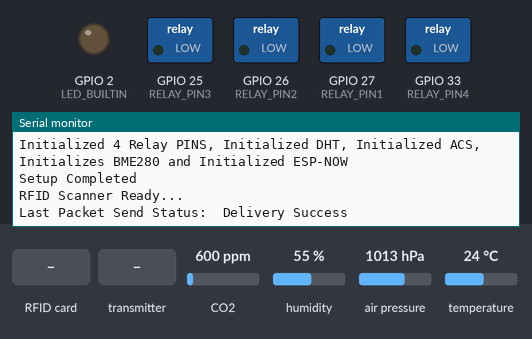
Bench run of a sketch on a simulated ESP32. Shown: switched loads named in the sketch (green lamp = pin HIGH), output pins drawn as LEDs (lit = HIGH), the last lines printed to the serial monitor. The inputs (shaded band) are chosen by the test bench; at power-on: CO2 600 ppm, humidity 55 %, air pressure 1013 hPa, temperature 24 °C. WiFi joins after 1.5 s; servers stay silent unless stated; random numbers use the default seed unless the sketch sets one.

Above: at 1.2 s.
1.3 s: RFID card 5E 7A 19 C4 held to the reader
At 10.6 s:
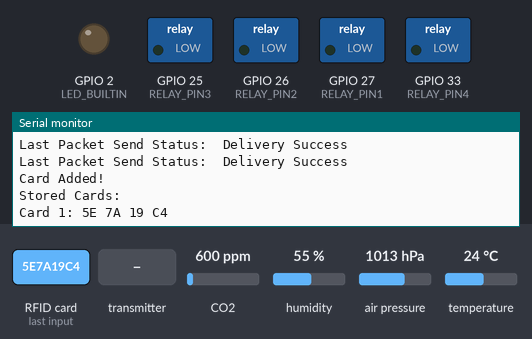
11.5 s: the transmitter starts sending msgType = 0
At 11.81 s:
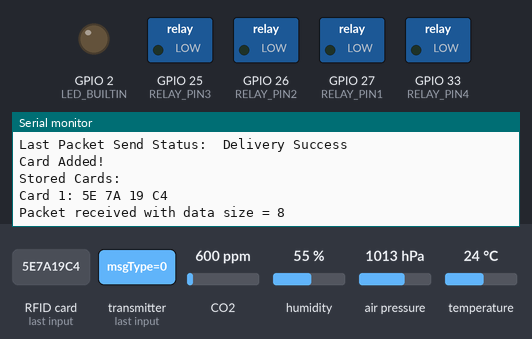

Measured:
- after the input at 1.3 s, the serial monitor: prints a new line after 8.7 s (image 1)
- after the input at 11.5 s, the serial monitor: prints a new line at once (image 2)

The sketch:

sender.ino
```cpp
#include <WiFi.h>
#include <EEPROM.h>
#include <Arduino.h>
#include <esp_now.h>
#include <esp_wifi.h>

// Library for the MQ135 sensor : Air/Gas Quality
#include <MQ135.h>

// Library For Converting the data and senting it in the form of JSON
#include <ArduinoJson.h>

// Library for the DHT22 sensor : Temperature and Humidity
#include <DHT.h>
#include <Adafruit_Sensor.h>

// Library for the BME280 sensor : Temperature and Pressure
#include <Adafruit_BME280.h>

// Library for the RFID-RC522 : Attendance
#include <MFRC522v2.h>
#include <MFRC522DriverSPI.h>
#include <MFRC522DriverPinSimple.h>
#include <SPI.h>

// Set your Board and Server ID
#define BOARD_ID 201

// Define: DHT11/22 Sensor Pins
#define DHTPIN 5
#define DHTTYPE DHT22

// Define: BME280 Sensor Pins
#define SEALEVELPRESSURE_HPA (1013.25)

// Define: MQ135 Sensor Pins
#define MQ135PIN 35

// Define: ACS712 Sensor Pins
#define ACS712PIN 32

// Define: RFID-RC522
#define SS_PIN 17   // SS (SDA)
#define RST_PIN 16  // RST
#define MAXCards 5
MFRC522DriverPinSimple ss_pin(SS_PIN);
MFRC522DriverSPI driver(ss_pin);

// Control 4 Relay
#define RELAY_PIN1 27
#define RELAY_PIN2 26
#define RELAY_PIN3 25
#define RELAY_PIN4 33

DHT dht(DHTPIN, DHTTYPE);  // Define the DHT sensor type and pin
Adafruit_BME280 bme;       // Define the BME280 sensor
MQ135 mq135(MQ135PIN);     // Define the MQ135 sensor
MFRC522 rfid(driver);

struct Card {
  byte uid[10];  // UID can be up to 10 bytes
  byte size;     // Store UID size
};

Card storedCards[MAXCards];
int cardCount = 0;

// Function to compare two UIDs
bool compareUID(byte *uid1, byte *uid2, byte size) {
  for (byte i = 0; i < size; i++) {
    if (uid1[i] != uid2[i]) return false;
  }
  return true;
}

// Function to remove a card
void removeCard(int index) {
  for (int i = index; i < cardCount - 1; i++) {
    storedCards[i] = storedCards[i + 1];
  }
  cardCount--;
}

// Function to print stored cards
void printStoredCards() {
  Serial.println("Stored Cards:");
  for (int i = 0; i < cardCount; i++) {
    Serial.print("Card ");
    Serial.print(i + 1);
    Serial.print(": ");
    for (byte j = 0; j < storedCards[i].size; j++) {
      Serial.print(storedCards[i].uid[j], HEX);
      Serial.print(" ");
    }
    Serial.println();
  }
}

// Function to handle card scanning
void handleCardScan() {
  if (!rfid.PICC_IsNewCardPresent() || !rfid.PICC_ReadCardSerial()) {
    return;
  }

  byte *newUID = rfid.uid.uidByte;
  byte newSize = rfid.uid.size;

  // Check if card is already stored
  for (int i = 0; i < cardCount; i++) {
    if (compareUID(storedCards[i].uid, newUID, newSize)) {
      Serial.println("Card Removed!");
      removeCard(i);
      printStoredCards();
      return;
    }
  }

  // If not found and space available, add new card
  if (cardCount < MAXCards) {
    memcpy(storedCards[cardCount].uid, newUID, newSize);
    storedCards[cardCount].size = newSize;
    cardCount++;
    Serial.println("Card Added!");
  } else {
    Serial.println("Card storage full!");
  }

  printStoredCards();
}


// MAC Address of the receiver
uint8_t serverAddress[] = { 0xfc, 0xe8, 0xc0, 0x7c, 0xaa, 0x90 };
uint8_t clientMacAddress[6];

// Structure to send data
typedef struct struct_message {
  uint8_t msgType;
  int boardID;
  float temperature;
  float humidity;
  float gas;
  float pressure;
  float current;
  float voltage;
  int users;
} struct_message;

// Structure to receive data
typedef struct struct_relay {
  uint8_t msgType;
  int boardID;
  int relay1;
  int relay2;
  int relay3;
  int relay4;
} struct_relay;

// Struct for pairing
typedef struct struct_pairing {
  uint8_t msgType;
  uint8_t id;
  int boardID;
  uint8_t macAddr[6];
} struct_pairing;

struct_pairing pairingData;
struct_relay incomingReadings;
struct_message outgoingSetpoints;

enum PairingStatus { NOT_PAIRED, PAIR_REQUEST, PAIR_REQUESTED, PAIR_PAIRED };
PairingStatus pairingStatus = NOT_PAIRED;

enum MessageType { PAIRING, DATA };
MessageType messageType;

int channel = 0;

unsigned long currentMillis = millis();
unsigned long previousMillis = 0;   // Stores last time temperature was published
const long interval = 10000;        // Interval at which to publish sensor readings
unsigned long start;                // used to measure Pairing time
unsigned int readingId = 0;

void readGetMacAddress(){
  uint8_t baseMac[6];
  esp_err_t ret = esp_wifi_get_mac(WIFI_IF_STA, baseMac);
  if (ret == ESP_OK) {
    Serial.printf("%02x:%02x:%02x:%02x:%02x:%02x\n", baseMac[0], baseMac[1], baseMac[2], baseMac[3], baseMac[4], baseMac[5]);
  } else {
    Serial.println("Failed to read MAC address");
  }
  memcpy(clientMacAddress, baseMac, sizeof(baseMac));
}

void printMAC(const uint8_t * mac_addr){
  char macStr[18];
  snprintf(macStr, sizeof(macStr), "%02x:%02x:%02x:%02x:%02x:%02x", mac_addr[0], mac_addr[1], mac_addr[2], mac_addr[3], mac_addr[4], mac_addr[5]);
  Serial.print(macStr);
}

void OnDataSent(const uint8_t *mac_addr, esp_now_send_status_t status) {
  Serial.print("\r\nLast Packet Send Status:\t");
  Serial.println(status == ESP_NOW_SEND_SUCCESS ? "Delivery Success" : "Delivery Fail");
}

// Helper function to set relay state
void SetRelayState(uint8_t relayPin, bool state) {
  digitalWrite(relayPin, state ? HIGH : LOW);
}

void OnDataRecv(const uint8_t * mac_addr, const uint8_t *incomingData, int len) {
  Serial.print("Packet received with ");
  Serial.print("data size = ");
  Serial.println(sizeof(incomingData));
  uint8_t type = incomingData[0];
  switch (type) {
    case DATA:
      memcpy(&incomingReadings, incomingData, sizeof(incomingReadings));
      if (incomingReadings.boardID == BOARD_ID && cardCount!=0) {
        Serial.print("ID  = ");
        Serial.println(incomingReadings.boardID);
        Serial.print("Relay 1 = ");Serial.println(incomingReadings.relay1);
        SetRelayState(RELAY_PIN1, incomingReadings.relay1 == 1);
        Serial.print("Relay 2 = ");Serial.println(incomingReadings.relay2);
        SetRelayState(RELAY_PIN2, incomingReadings.relay2 == 1);
        Serial.print("Relay 3 = ");Serial.println(incomingReadings.relay3);
        SetRelayState(RELAY_PIN3, incomingReadings.relay3 == 1);
        Serial.print("Relay 4 = ");Serial.println(incomingReadings.relay4);
        SetRelayState(RELAY_PIN4, incomingReadings.relay4 == 1);
      } else if (incomingReadings.boardID == BOARD_ID && cardCount==0) {
        Serial.print("ID  = ");
        Serial.println(incomingReadings.boardID);
        Serial.print("Relay 1 = ");Serial.println(incomingReadings.relay1);
        SetRelayState(RELAY_PIN1, false);
        Serial.print("Relay 2 = ");Serial.println(incomingReadings.relay2);
        SetRelayState(RELAY_PIN2, false);
        Serial.print("Relay 3 = ");Serial.println(incomingReadings.relay3);
        SetRelayState(RELAY_PIN3, false);
        Serial.print("Relay 4 = ");Serial.println(incomingReadings.relay4);
        SetRelayState(RELAY_PIN4, false);
      } else {
        Serial.printf("Data Of Wrong Board ID: %d",incomingReadings.boardID);
      }
      break;
  }
}

void setup() {
  Serial.begin(115200);
  Serial.println();
  pinMode(LED_BUILTIN, OUTPUT);

  WiFi.mode(WIFI_STA);
  WiFi.STA.begin();
  Serial.print("Client Board MAC Address:  ");
  readGetMacAddress();
  WiFi.disconnect();

  // Initialize relay control pins
  pinMode(RELAY_PIN1, OUTPUT);
  pinMode(RELAY_PIN2, OUTPUT);
  pinMode(RELAY_PIN3, OUTPUT);
  pinMode(RELAY_PIN4, OUTPUT);

  // Turn off all relays at startup
  digitalWrite(RELAY_PIN1, LOW);
  digitalWrite(RELAY_PIN2, LOW);
  digitalWrite(RELAY_PIN3, LOW);
  digitalWrite(RELAY_PIN4, LOW);
  Serial.printf("Initialized 4 Relay PINS, ");

  // Initialize the DHT sensor
  dht.begin();
  Serial.printf("Initialized DHT, ");
  Serial.printf("Initialized ACS, ");

  // Initialize the BME280 sensor
  if (!bme.begin(0x76)) {
    Serial.println("Could not find a valid BME280 sensor, check wiring!");
  }
  Serial.printf("Initializes BME280 and ");


  if (esp_now_init() != ESP_OK) {
    Serial.println("Error initializing ESP-NOW");
  }
  Serial.println("Initialized ESP-NOW");

  // Set Callback Routines
  esp_now_register_send_cb(OnDataSent);
  esp_now_register_recv_cb(esp_now_recv_cb_t(OnDataRecv));

  // Register peer
  esp_now_peer_info_t peer;
  memset(&peer, 0, sizeof(peer));
  memcpy(peer.peer_addr, serverAddress, 6);
  peer.channel = 0;
  peer.encrypt = false;

  // Add Peer
  if (esp_now_add_peer(&peer) != ESP_OK) {
    Serial.println("Failed to add peer");
    return;
  }

  Serial.println("Setup Completed");
  SPI.begin();       // Initialize SPI
  rfid.PCD_Init();   // Initialize RFID module
  Serial.println("RFID Scanner Ready...");

  // Sending Pairing Message
  pairingData.msgType = PAIRING;
  pairingData.boardID = BOARD_ID;
  pairingData.id = 0;
  memcpy(pairingData.macAddr, clientMacAddress, sizeof(clientMacAddress));

  esp_now_send(serverAddress, (uint8_t *) &pairingData, sizeof(pairingData));
}

void loop() {
  unsigned long currentMillis = millis();
  if (currentMillis - previousMillis >= interval) {
    previousMillis = currentMillis;

    // Set default values
    outgoingSetpoints.msgType = DATA;
    outgoingSetpoints.boardID = BOARD_ID;

    // Read Temperature and Humidity
    outgoingSetpoints.temperature = dht.readTemperature();
    outgoingSetpoints.humidity = dht.readHumidity();
    if (isnan(outgoingSetpoints.temperature) || isnan(outgoingSetpoints.humidity)) {
      outgoingSetpoints.temperature = random(20, 35) + random(0, 100) / 100.0;
      outgoingSetpoints.humidity = random(30, 70) + random(0, 100) / 100.0;
    }

    // Read Gas Sensor
    outgoingSetpoints.gas = mq135.getCorrectedPPM(outgoingSetpoints.temperature, outgoingSetpoints.humidity);
    if (outgoingSetpoints.gas <= 0) {
      outgoingSetpoints.gas = random(100, 400) + random(0, 100) / 100.0;
    }

    // Read Pressure
    outgoingSetpoints.pressure = bme.readPressure() / 100000.0F;
    if (outgoingSetpoints.pressure <= 0) {
      outgoingSetpoints.pressure = 1.0;
    }

    // Read Current and Voltage
    int sensorValue = analogRead(ACS712PIN);
    float voltage = sensorValue * (3.3 / 4095.0);  // Adjusted for 3.3V and 12-bit ADC
    float current = (voltage - 2.5) / 0.066;       // Adjusted for sensor sensitivity

    if (sensorValue == 0) {
      outgoingSetpoints.voltage = random(220, 240) + random(0, 100) / 100.0;
      outgoingSetpoints.current = random(0, 10) + random(0, 100) / 100.0;
    } else {
      outgoingSetpoints.voltage = voltage;
      outgoingSetpoints.current = current;
    }
    outgoingSetpoints.users = cardCount;

    // Send the data
    esp_now_send(serverAddress, (uint8_t *) &outgoingSetpoints, sizeof(outgoingSetpoints));
    handleCardScan();
  }
}
```
